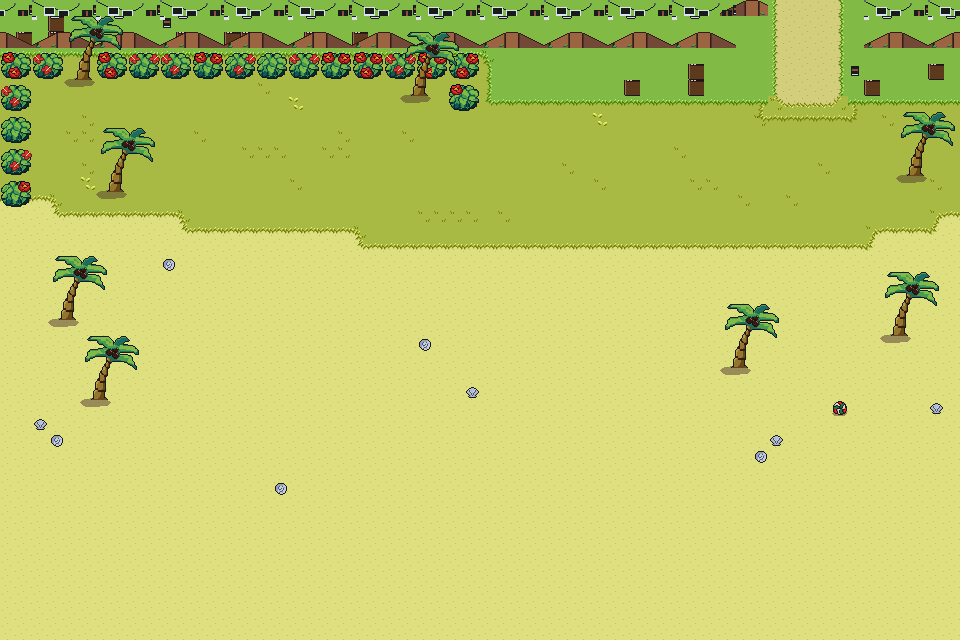

This game map was drawn from its Tiled (.tmx) file and the tilesets committed beside it. A one-line description and the trimmed map source follow:
An orthogonal 60x40 tile map with 16x16 px tiles, 9 tile layers (Tile Layer 1, Tile Layer 4, pasir, bayangan, ...), 2 hidden layers not drawn, 2 tilesets and 32 objects.

<map version="1.5" tiledversion="1.7.2" orientation="orthogonal" renderorder="right-down" width="60" height="40" tilewidth="16" tileheight="16" infinite="0" nextlayerid="13" nextobjectid="45">
 <tileset firstgid="1" source="aset pantai.tsx" />
 <tileset firstgid="97" source="obyek.tsx" />
 <layer id="1" name="Tile Layer 1" width="60" height="40">
  <data>[2400 cells, 2400 non-empty, 5 distinct tile ids]</data>
 </layer>
 <layer id="4" name="Tile Layer 4" width="60" height="40">
  <data>[2400 cells, 9 non-empty, 5 distinct tile ids]</data>
 </layer>
 <layer id="2" name="pasir" width="60" height="40">
  <data>[2400 cells, 1582 non-empty, 3 distinct tile ids]</data>
 </layer>
 <layer id="9" name="bayangan" width="60" height="40">
  <data>[2400 cells, 33 non-empty, 5 distinct tile ids]</data>
 </layer>
 <layer id="3" name="rerumputan" width="60" height="40">
  <data>[2400 cells, 155 non-empty, 15 distinct tile ids]</data>
 </layer>
 <layer id="7" name="marimo" width="60" height="40">
  <data>[2400 cells, 76 non-empty, 4 distinct tile ids]</data>
 </layer>
 <layer id="8" name="bunga" width="60" height="40">
  <data>[2400 cells, 48 non-empty, 11 distinct tile ids]</data>
 </layer>
 <layer id="10" name="pohon" width="60" height="40">
  <data>[2400 cells, 156 non-empty, 12 distinct tile ids]</data>
 </layer>
 <layer id="11" name="pohon" width="60" height="40" visible="0">
  <data>[2400 cells, 57 non-empty, 12 distinct tile ids]</data>
 </layer>
 <layer id="12" name="pohon" width="60" height="40" visible="0">
  <data>[2400 cells, 80 non-empty, 16 distinct tile ids]</data>
 </layer>
 <layer id="5" name="kokonat" width="60" height="40">
  <data>[2400 cells, 142 non-empty, 23 distinct tile ids]</data>
 </layer>
 <objectgroup id="6" name="Object Layer 1">
  <!-- 32 objects omitted --></objectgroup>
</map>
<!-- 32 of 32 objects omitted -->
